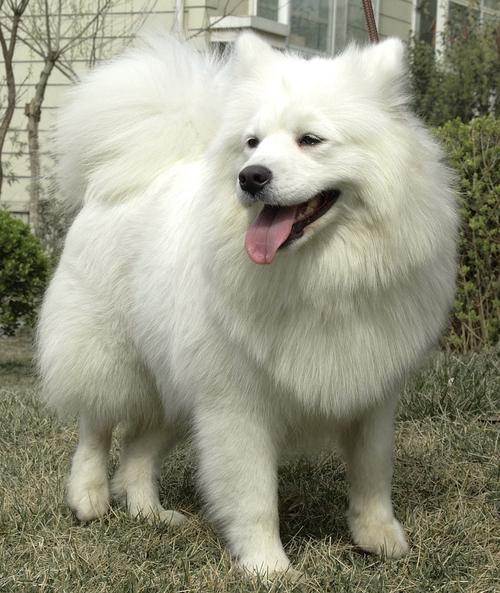
#> input picture samoyed.jpeg, 500 x 593 px
$ python gauss.py   (older library calls are emulated)
#> lines starting #> are read from the running program, lines starting #| are printed output that depends on the picture
# -*- coding: utf-8 -*-
import numpy as np
import matplotlib.pyplot as plt
from mpl_toolkits import mplot3d
import cv2

class FirstHomework:
    def __init__(self):
        self.sigma = 1.3
        # 核的边长必须是奇数
        self.kernel_size = 21
        self.img_path = "./samoyed.jpeg"
        self.K = np.zeros((self.kernel_size,self.kernel_size),dtype=np.float)

    # 1.手写高斯滤波
    def GaussianFilter(self):
        img = cv2.imread(self.img_path)
#> img is the input picture: shape (593, 500, 3); mean B, G, R 130.3, 149.4, 150
        h,w,c = img.shape
#> h = 593; w = 500; c = 3

        # 零填充
        pad = self.kernel_size//2
        out = np.zeros((h + 2*pad,w + 2*pad,c),dtype=np.float)
        out[pad:pad+h,pad:pad+w] = img.copy().astype(np.float)
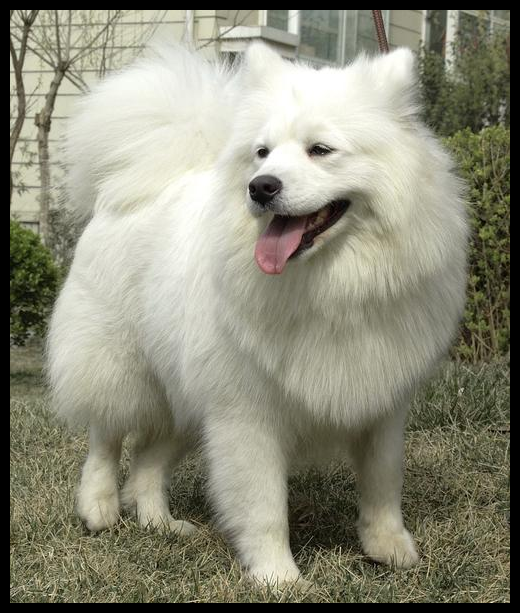
#> out: shape (613, 520, 3) float64; mean B, G, R 121.2, 139, 139.5

        # 定义滤波核
        self.K = np.zeros((self.kernel_size,self.kernel_size),dtype=np.float)

        for x in range(-pad,-pad+self.kernel_size):
            for y in range(-pad,-pad+self.kernel_size):
                self.K[y+pad,x+pad] = np.exp(-(x**2+y**2)/(2*(self.sigma**2)))
        self.K /= (self.sigma*np.sqrt(2*np.pi))

        # 归一化
        self.K /=  self.K.sum()
        # print(self.K)
        # 卷积的过程
        tmp = out.copy()
        for y in range(h):
            for x in range(w):
                for ci in range(c):
                    out[pad+y,pad+x,ci] = np.sum(self.K*tmp[y:y+self.kernel_size,x:x+self.kernel_size,ci])

        out = out[pad:pad+h,pad:pad+w].astype(np.uint8)
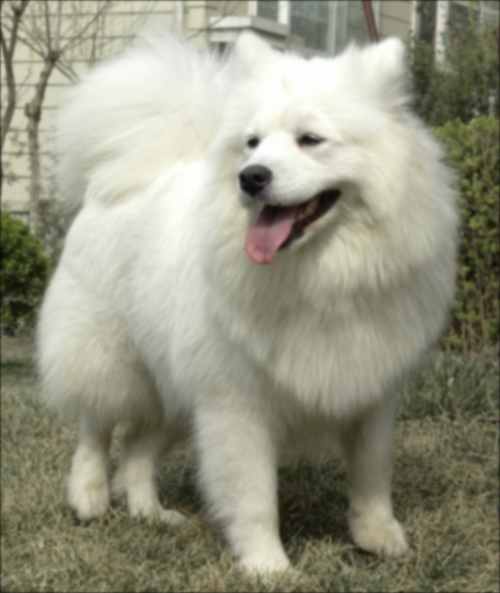
#> out: shape (593, 500, 3); mean B, G, R 129.5, 148.5, 149

        return out

    # 2.cv库调用高斯滤波
    def Cv2_Gauss(self):
        img = cv2.imread(self.img_path)
        # source = cv2.cvtColor(img, cv2.COLOR_BGR2RGB)

        result = cv2.GaussianBlur(img, (self.kernel_size, self.kernel_size), self.sigma)
        return result

    # 3.画高斯滤波核
    def Draw_Gauss_Kernel(self):
        x,y = np.mgrid[0:self.kernel_size:1,0:self.kernel_size:1]
        z = self.K
        #绘制曲面图
        plt.figure()
        ax = plt.axes(projection='3d')
        #调用plot_surface()函数
        ax.plot_surface(x, y, z,cmap='viridis', edgecolor='none')
        ax.set_title('Surface plot')
        plt.show()

    # 4.padding zeros填充
    def boundaryZeroPadding(self):
        img = cv2.imread(self.img_path)
        # 获取图片的高，宽
        img_height, img_width, img_channel = img.shape
#> img_height = 593; img_width = 500; img_channel = 3
        # 获得 K 值
        kx, ky = self.kernel_size//2, self.kernel_size//2

        # 左右需要填充的 zero
        # 此处必须加上 dtype=np.uint8，否则 cv2 float 显示全白
        zeros_array = np.zeros((img_height, kx,img_channel), dtype=np.uint8)

        # 给图片左右两边添加 0
        img_copy = np.concatenate([zeros_array, img, zeros_array], axis=1)
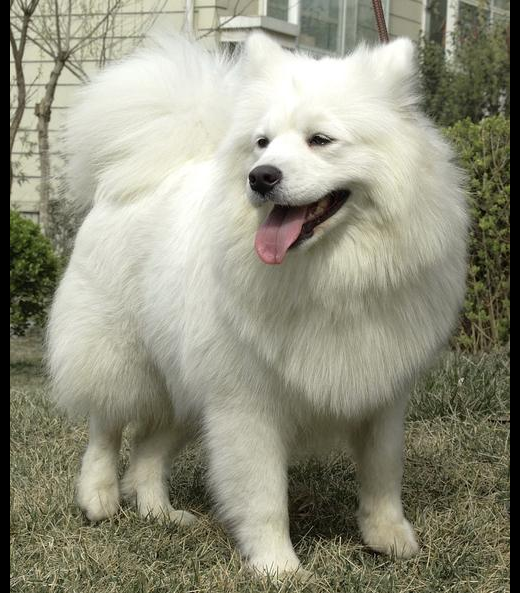
#> img_copy: shape (593, 520, 3); mean B, G, R 125.3, 143.7, 144.2

        # 上下需要填充的 zero
        zeros_array = np.zeros((ky, 2*kx + img_width,img_channel), dtype=np.uint8)
        # 给图片上下两边添加 0
        img_result = np.concatenate([zeros_array, img_copy, zeros_array], axis=0)
        return img_result

    # 5.padding WrapAround填充
    def boundaryWrapAround(self):
        img = cv2.imread(self.img_path)
        # 获取图片的高，宽
        # img_height, img_width,img_channel = img.shape
        # 获得 K 值
        kx, ky = self.kernel_size//2, self.kernel_size//2
        '''
        块复制 位置分布定义, X为原图片
        E |     D     | F
        --------------------
            | 1 | 2 | 3 |
            | - | - | - |
        A | 4 | X | 5 | B
            | - | - | - |
            | 6 | 7 | 8 |
        --------------------
        G |     C     | H
        '''
        # 求上下
        part_D = img[-ky:]
        part_C = img[: ky]
        # 中间合并
        part_DXC = np.concatenate([part_D, img, part_C], axis=0)
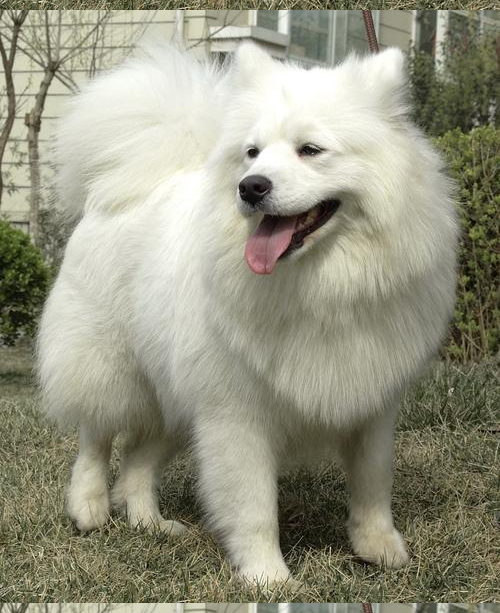
#> part_DXC: shape (613, 500, 3); mean B, G, R 129.7, 148.9, 149.4
        # 复制 DXC 的 右边
        part_EAG = part_DXC[:, -kx:]
        # 复制 DXC 的 左边
        part_FBH = part_DXC[:,  :kx]
        # 整体合并
        img_result = np.concatenate([part_EAG, part_DXC, part_FBH], axis=1)
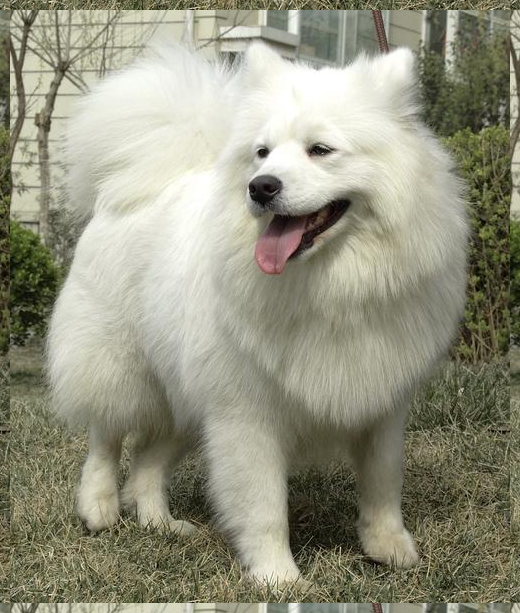
#> img_result: shape (613, 520, 3); mean B, G, R 127.6, 147.1, 147.6
        return img_result


if __name__ == "__main__":
    work = FirstHomework()
    # 高斯滤波-手写
    cv2.imshow('Gaussian-Write',work.GaussianFilter())
    cv2.waitKey(0)

    # 高斯滤波-cv库
    cv2.imshow('Gaussian-CV',work.Cv2_Gauss())
    cv2.waitKey(0)

    #padding- zeros填充
    cv2.imshow('Padding-Zeros',work.boundaryZeroPadding())
    cv2.waitKey(0)

    #padding- wrap around填充
    cv2.imshow('Padding-WrapAround',work.boundaryWrapAround())
    cv2.waitKey(0)

    # 绘制高斯滤波核
    work.Draw_Gauss_Kernel()
#> in Draw_Gauss_Kernel, `plt.show()`:
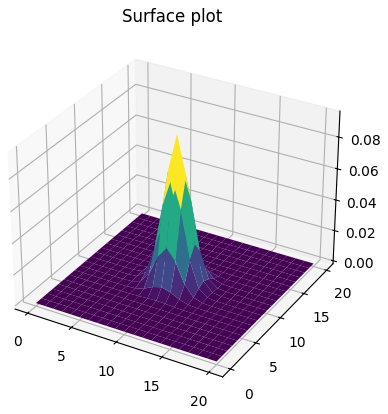
#> figure drawn by matplotlib, 1 panel
